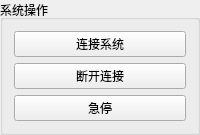
     <widget class="QGroupBox" name="groupBox_62">
      <property name="sizePolicy">
       <sizepolicy hsizetype="Expanding" vsizetype="Preferred">
        <horstretch>0</horstretch>
        <verstretch>0</verstretch>
       </sizepolicy>
      </property>
      <property name="title">
       <string>系统操作</string>
      </property>
      <layout class="QGridLayout" name="gridLayout_97">
       <item row="2" column="1">
        <widget class="QPushButton" name="Stop_working">
         <property name="sizePolicy">
          <sizepolicy hsizetype="Preferred" vsizetype="Fixed">
           <horstretch>0</horstretch>
           <verstretch>0</verstretch>
          </sizepolicy>
         </property>
         <property name="text">
          <string>急停</string>
         </property>
        </widget>
       </item>
       <item row="0" column="1">
        <widget class="QPushButton" name="Connect_Device">
         <property name="sizePolicy">
          <sizepolicy hsizetype="Preferred" vsizetype="Fixed">
           <horstretch>0</horstretch>
           <verstretch>0</verstretch>
          </sizepolicy>
         </property>
         <property name="text">
          <string>连接系统</string>
         </property>
        </widget>
       </item>
       <item row="1" column="1">
        <widget class="QPushButton" name="Disconnect_Device">
         <property name="sizePolicy">
          <sizepolicy hsizetype="Preferred" vsizetype="Fixed">
           <horstretch>0</horstretch>
           <verstretch>0</verstretch>
          </sizepolicy>
         </property>
         <property name="text">
          <string>断开连接</string>
         </property>
        </widget>
       </item>
      </layout>
     </widget>
